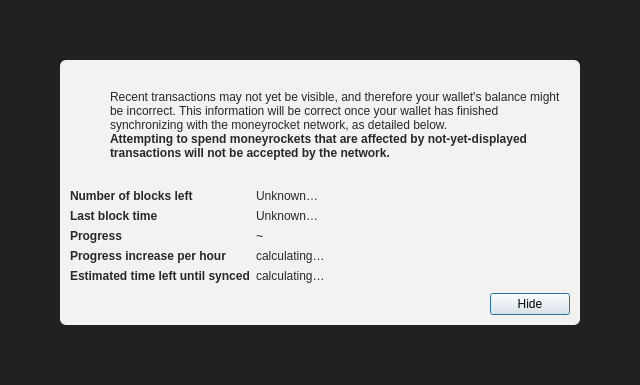
<?xml version="1.0" encoding="UTF-8"?>
<ui version="4.0">
 <class>ModalOverlay</class>
 <widget class="QWidget" name="ModalOverlay">
  <property name="geometry">
   <rect>
    <x>0</x>
    <y>0</y>
    <width>640</width>
    <height>385</height>
   </rect>
  </property>
  <property name="windowTitle">
   <string>Form</string>
  </property>
  <layout class="QVBoxLayout" name="verticalLayout" stretch="0">
   <property name="sizeConstraint">
    <enum>QLayout::SetDefaultConstraint</enum>
   </property>
   <property name="leftMargin">
    <number>0</number>
   </property>
   <property name="topMargin">
    <number>0</number>
   </property>
   <property name="rightMargin">
    <number>0</number>
   </property>
   <property name="bottomMargin">
    <number>0</number>
   </property>
   <item>
    <widget class="QWidget" name="bgWidget" native="true">
     <property name="styleSheet">
      <string notr="true">#bgWidget { background: rgba(0,0,0,220); }</string>
     </property>
     <layout class="QVBoxLayout" name="verticalLayoutMain" stretch="1">
      <property name="leftMargin">
       <number>60</number>
      </property>
      <property name="topMargin">
       <number>60</number>
      </property>
      <property name="rightMargin">
       <number>60</number>
      </property>
      <property name="bottomMargin">
       <number>60</number>
      </property>
      <item>
       <widget class="QWidget" name="contentWidget" native="true">
        <property name="styleSheet">
         <string notr="true">#contentWidget { background: rgba(255,255,255,240); border-radius: 6px; }

QLabel { color: rgb(40,40,40);  }</string>
        </property>
        <layout class="QVBoxLayout" name="verticalLayoutSub" stretch="1,0,0,0">
         <property name="spacing">
          <number>0</number>
         </property>
         <property name="leftMargin">
          <number>10</number>
         </property>
         <property name="topMargin">
          <number>10</number>
         </property>
         <property name="rightMargin">
          <number>10</number>
         </property>
         <property name="bottomMargin">
          <number>10</number>
         </property>
         <item>
          <layout class="QHBoxLayout" name="horizontalLayoutIconText" stretch="0,1">
           <property name="topMargin">
            <number>20</number>
           </property>
           <item>
            <layout class="QVBoxLayout" name="verticalLayoutIcon">
             <property name="leftMargin">
              <number>0</number>
             </property>
             <item>
              <widget class="QPushButton" name="warningIcon">
               <property name="enabled">
                <bool>false</bool>
               </property>
               <property name="text">
                <string/>
               </property>
               <property name="icon">
                <iconset>
                 <normaloff>:/icons/warning</normaloff>
                 <disabledoff>:/icons/warning</disabledoff>:/icons/warning</iconset>
               </property>
               <property name="iconSize">
                <size>
                 <width>48</width>
                 <height>48</height>
                </size>
               </property>
               <property name="flat">
                <bool>true</bool>
               </property>
              </widget>
             </item>
             <item>
              <spacer name="verticalSpacerWarningIcon">
               <property name="orientation">
                <enum>Qt::Vertical</enum>
               </property>
               <property name="sizeHint" stdset="0">
                <size>
                 <width>20</width>
                 <height>40</height>
                </size>
               </property>
              </spacer>
             </item>
            </layout>
           </item>
           <item>
            <layout class="QVBoxLayout" name="verticalLayoutInfoText">
             <property name="leftMargin">
              <number>0</number>
             </property>
             <property name="topMargin">
              <number>0</number>
             </property>
             <item>
              <widget class="QLabel" name="infoText">
               <property name="text">
                <string>Recent transactions may not yet be visible, and therefore your wallet's balance might be incorrect. This information will be correct once your wallet has finished synchronizing with the moneyrocket network, as detailed below.</string>
               </property>
               <property name="textFormat">
                <enum>Qt::RichText</enum>
               </property>
               <property name="wordWrap">
                <bool>true</bool>
               </property>
              </widget>
             </item>
             <item>
              <widget class="QLabel" name="infoTextStrong">
               <property name="font">
                <font>
                 <weight>75</weight>
                 <bold>true</bold>
                </font>
               </property>
               <property name="text">
                <string>Attempting to spend moneyrockets that are affected by not-yet-displayed transactions will not be accepted by the network.</string>
               </property>
               <property name="textFormat">
                <enum>Qt::RichText</enum>
               </property>
               <property name="wordWrap">
                <bool>true</bool>
               </property>
              </widget>
             </item>
             <item>
              <spacer name="verticalSpacerInTextSpace">
               <property name="orientation">
                <enum>Qt::Vertical</enum>
               </property>
               <property name="sizeHint" stdset="0">
                <size>
                 <width>20</width>
                 <height>40</height>
                </size>
               </property>
              </spacer>
             </item>
            </layout>
           </item>
          </layout>
         </item>
         <item>
          <spacer name="verticalSpacerAfterText">
           <property name="orientation">
            <enum>Qt::Vertical</enum>
           </property>
           <property name="sizeHint" stdset="0">
            <size>
             <width>20</width>
             <height>40</height>
            </size>
           </property>
          </spacer>
         </item>
         <item>
          <layout class="QFormLayout" name="formLayout">
           <property name="fieldGrowthPolicy">
            <enum>QFormLayout::FieldsStayAtSizeHint</enum>
           </property>
           <property name="horizontalSpacing">
            <number>6</number>
           </property>
           <property name="verticalSpacing">
            <number>6</number>
           </property>
           <property name="topMargin">
            <number>10</number>
           </property>
           <item row="0" column="0">
            <widget class="QLabel" name="labelNumberOfBlocksLeft">
             <property name="font">
              <font>
               <weight>75</weight>
               <bold>true</bold>
              </font>
             </property>
             <property name="text">
              <string>Number of blocks left</string>
             </property>
            </widget>
           </item>
           <item row="0" column="1">
            <widget class="QLabel" name="numberOfBlocksLeft">
             <property name="text">
              <string>Unknown…</string>
             </property>
            </widget>
           </item>
           <item row="1" column="0">
            <widget class="QLabel" name="labelLastBlockTime">
             <property name="font">
              <font>
               <weight>75</weight>
               <bold>true</bold>
              </font>
             </property>
             <property name="text">
              <string>Last block time</string>
             </property>
            </widget>
           </item>
           <item row="1" column="1">
            <widget class="QLabel" name="newestBlockDate">
             <property name="sizePolicy">
              <sizepolicy hsizetype="Maximum" vsizetype="Preferred">
               <horstretch>0</horstretch>
               <verstretch>0</verstretch>
              </sizepolicy>
             </property>
             <property name="text">
              <string>Unknown…</string>
             </property>
            </widget>
           </item>
           <item row="2" column="0">
            <widget class="QLabel" name="labelSyncDone">
             <property name="font">
              <font>
               <weight>75</weight>
               <bold>true</bold>
              </font>
             </property>
             <property name="text">
              <string>Progress</string>
             </property>
            </widget>
           </item>
           <item row="2" column="1">
            <layout class="QHBoxLayout" name="horizontalLayoutSync" stretch="0,1">
             <item>
              <widget class="QLabel" name="percentageProgress">
               <property name="text">
                <string notr="true">~</string>
               </property>
              </widget>
             </item>
            </layout>
           </item>
           <item row="4" column="0">
            <widget class="QLabel" name="labelProgressIncrease">
             <property name="font">
              <font>
               <weight>75</weight>
               <bold>true</bold>
              </font>
             </property>
             <property name="text">
              <string>Progress increase per hour</string>
             </property>
            </widget>
           </item>
           <item row="4" column="1">
            <widget class="QLabel" name="progressIncreasePerH">
             <property name="text">
              <string>calculating…</string>
             </property>
            </widget>
           </item>
           <item row="5" column="0">
            <widget class="QLabel" name="labelEstimatedTimeLeft">
             <property name="font">
              <font>
               <weight>75</weight>
               <bold>true</bold>
              </font>
             </property>
             <property name="text">
              <string>Estimated time left until synced</string>
             </property>
            </widget>
           </item>
           <item row="5" column="1">
            <widget class="QLabel" name="expectedTimeLeft">
             <property name="text">
              <string>calculating…</string>
             </property>
            </widget>
           </item>
          </layout>
         </item>
         <item>
          <layout class="QHBoxLayout" name="horizontalLayoutButtons">
           <property name="leftMargin">
            <number>10</number>
           </property>
           <property name="topMargin">
            <number>10</number>
           </property>
           <item>
            <spacer name="horizontalSpacer">
             <property name="orientation">
              <enum>Qt::Horizontal</enum>
             </property>
             <property name="sizeHint" stdset="0">
              <size>
               <width>40</width>
               <height>20</height>
              </size>
             </property>
            </spacer>
           </item>
           <item>
            <widget class="QPushButton" name="closeButton">
             <property name="text">
              <string>Hide</string>
             </property>
             <property name="shortcut">
              <string>Esc</string>
             </property>
             <property name="focusPolicy">
              <enum>Qt::StrongFocus</enum>
             </property>
             <property name="default">
              <bool>true</bool>
             </property>
            </widget>
           </item>
          </layout>
         </item>
        </layout>
       </widget>
      </item>
     </layout>
    </widget>
   </item>
  </layout>
 </widget>
 <resources/>
 <connections/>
</ui>
